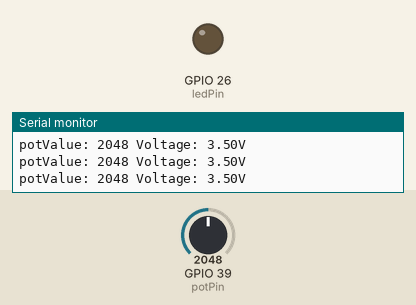
Bench run of a sketch on a simulated ESP32. Shown: output pins drawn as LEDs (lit = HIGH), the last lines printed to the serial monitor. The inputs (shaded band) are chosen by the test bench; at power-on: GPIO 39 (potPin) = 2048.

Above: at 1.2 s.
1.3 s: GPIO 39 (potPin) set to 1992
2.8 s: GPIO 39 (potPin) set to 1911
At 3.6 s:
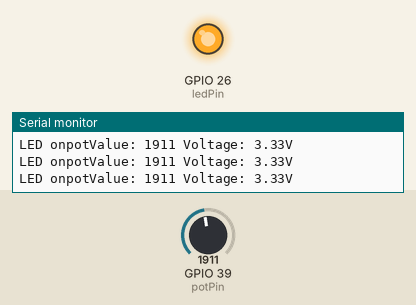
4.3 s: GPIO 39 (potPin) set to 2047
At 4.9 s:
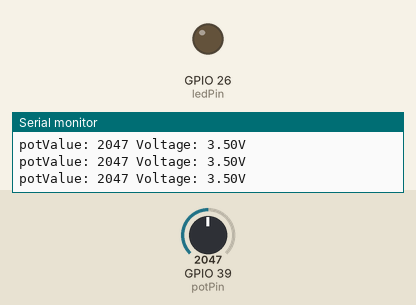
Timing chart, 0 to 7.3 s (numbered marks = the images above; inputs shaded):
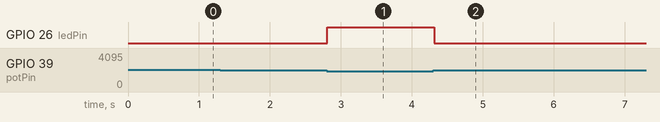

Measured:
- the behaviour switches between 1966 and 1965 on GPIO 39 (potPin) (found by bisection; images 0 and 1)
- after the input at 2.8 s, GPIO 26 (ledPin): LOW → HIGH at once
- after the input at 4.3 s, GPIO 26 (ledPin): HIGH → LOW at once

The sketch:

charging_indicator_code.ino
```cpp
const int potPin = 39;
const int ledPin = 26;

int potValue;
float voltage = 0;

void setup() {
  Serial.begin(115200);
  pinMode(ledPin, OUTPUT);
}

void loop() {
  potValue = analogRead(potPin);
  voltage = (5/4095.0) * potValue +(20)/14 ;

  Serial.print("potValue: ");
  Serial.print(potValue);

  Serial.print(" Voltage: ");
  Serial.print(voltage);
  Serial.println("V");

  if (voltage < 3.4) {
    digitalWrite(ledPin, HIGH);
    Serial.print("LED on");
  }
  else if (voltage >= 3.4) {
    digitalWrite(ledPin, LOW);

  }
  delay(100);
}
```
